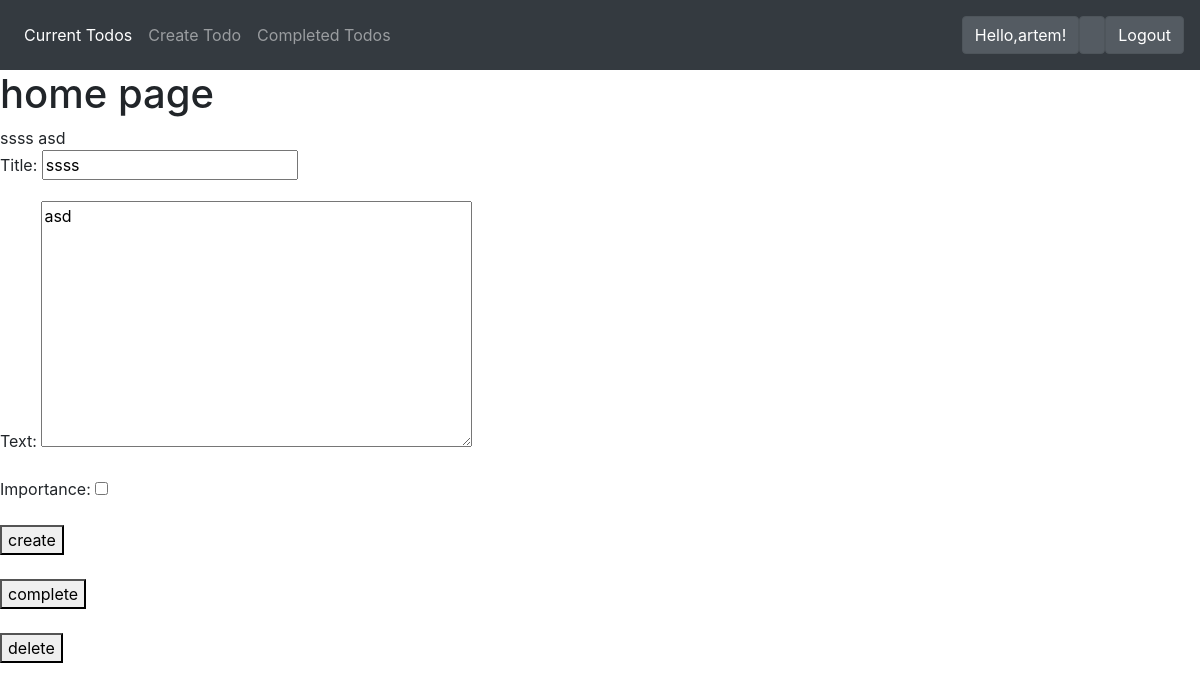
Page /todo/28 (signed in) on the earlier database version.
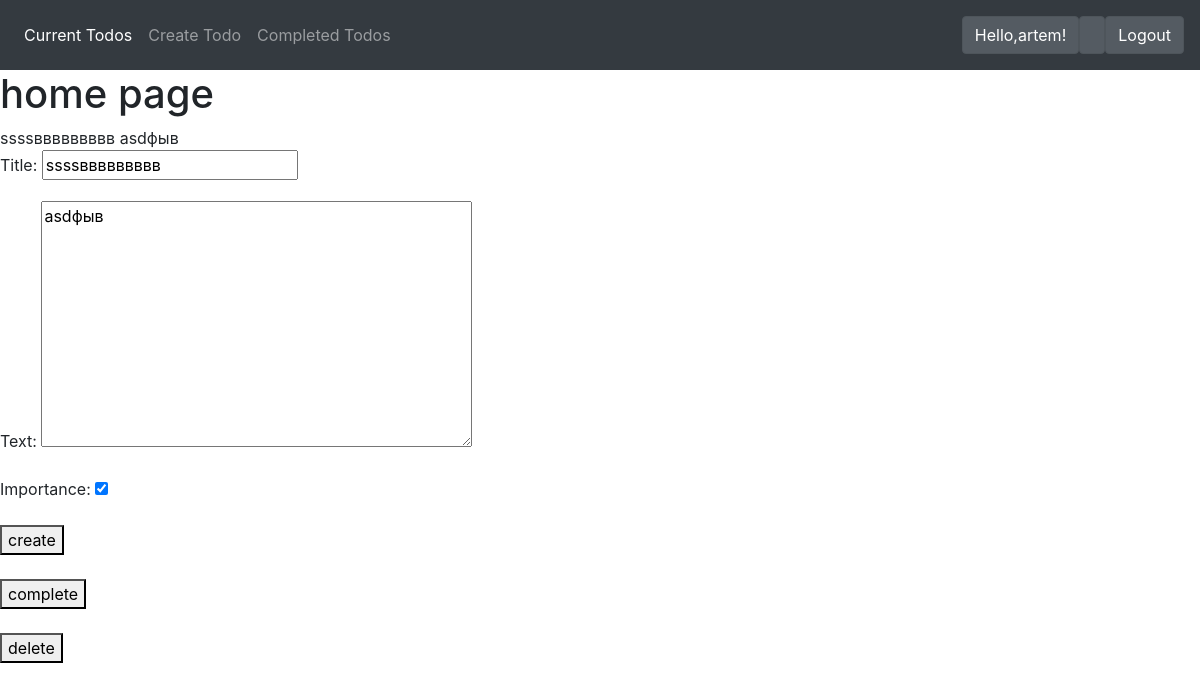
Same page on the later database version.
### todo/models.py (models this page shows, shortened)
class Todo(models.Model):
    title = models.CharField(max_length=30)
    text = models.TextField(blank=True)
    creating_date = models.DateTimeField(auto_now_add=True)
    completing_date=models.DateTimeField(null=True, blank=True)
    importance=models.BooleanField(default=False)
    user = models.ForeignKey(User, on_delete=models.CASCADE,default=1)

### todo/views.py (the view, shortened to what this page needs)
# urls.py: path('todo/<int:todo_pk>', views.viewtodo, name='viewtodo'),
@login_required
def viewtodo(request, todo_pk):
    todo = get_object_or_404(Todo, pk=todo_pk, user=request.user)
    if request.method == 'GET':
        form = TodoForm(instance=todo)
        return render(request, 'todo/viewtodo.html', {'todo' : todo, 'form':form})

### todo/forms.py
class TodoForm(ModelForm):
    class Meta:
        model= Todo
        fields=['title', 'text', 'importance']

### todo/templates/todo/viewtodo.html (shortened to what this page needs)
<!DOCTYPE html>
<html lang="en">
<head>
</head>
<body>
{% extends 'todo/base.html' %}
{% block content %}
    <h1> home page</h1>
    {{ todo.title }}
    {{ todo.text }}
    <form method="POST">
        {{ form.as_p }}
        <button type="submit">create</button>
    </form>
    <br>
    <form method="POST" action="{% url 'completetodo' todo.id %}">
        <button type="submit">complete</button>
    </form>
    <br>
    <form method="POST" action="{% url 'deletetodo' todo.id %}">
        <button type="submit">delete</button>
    </form>
{% endblock %}

Differences in the rows shown:
changed Todo: title "ssss" → "ssssввввввввв"; text "asd" → "asdфыв"; importance "☐" → "☑"
